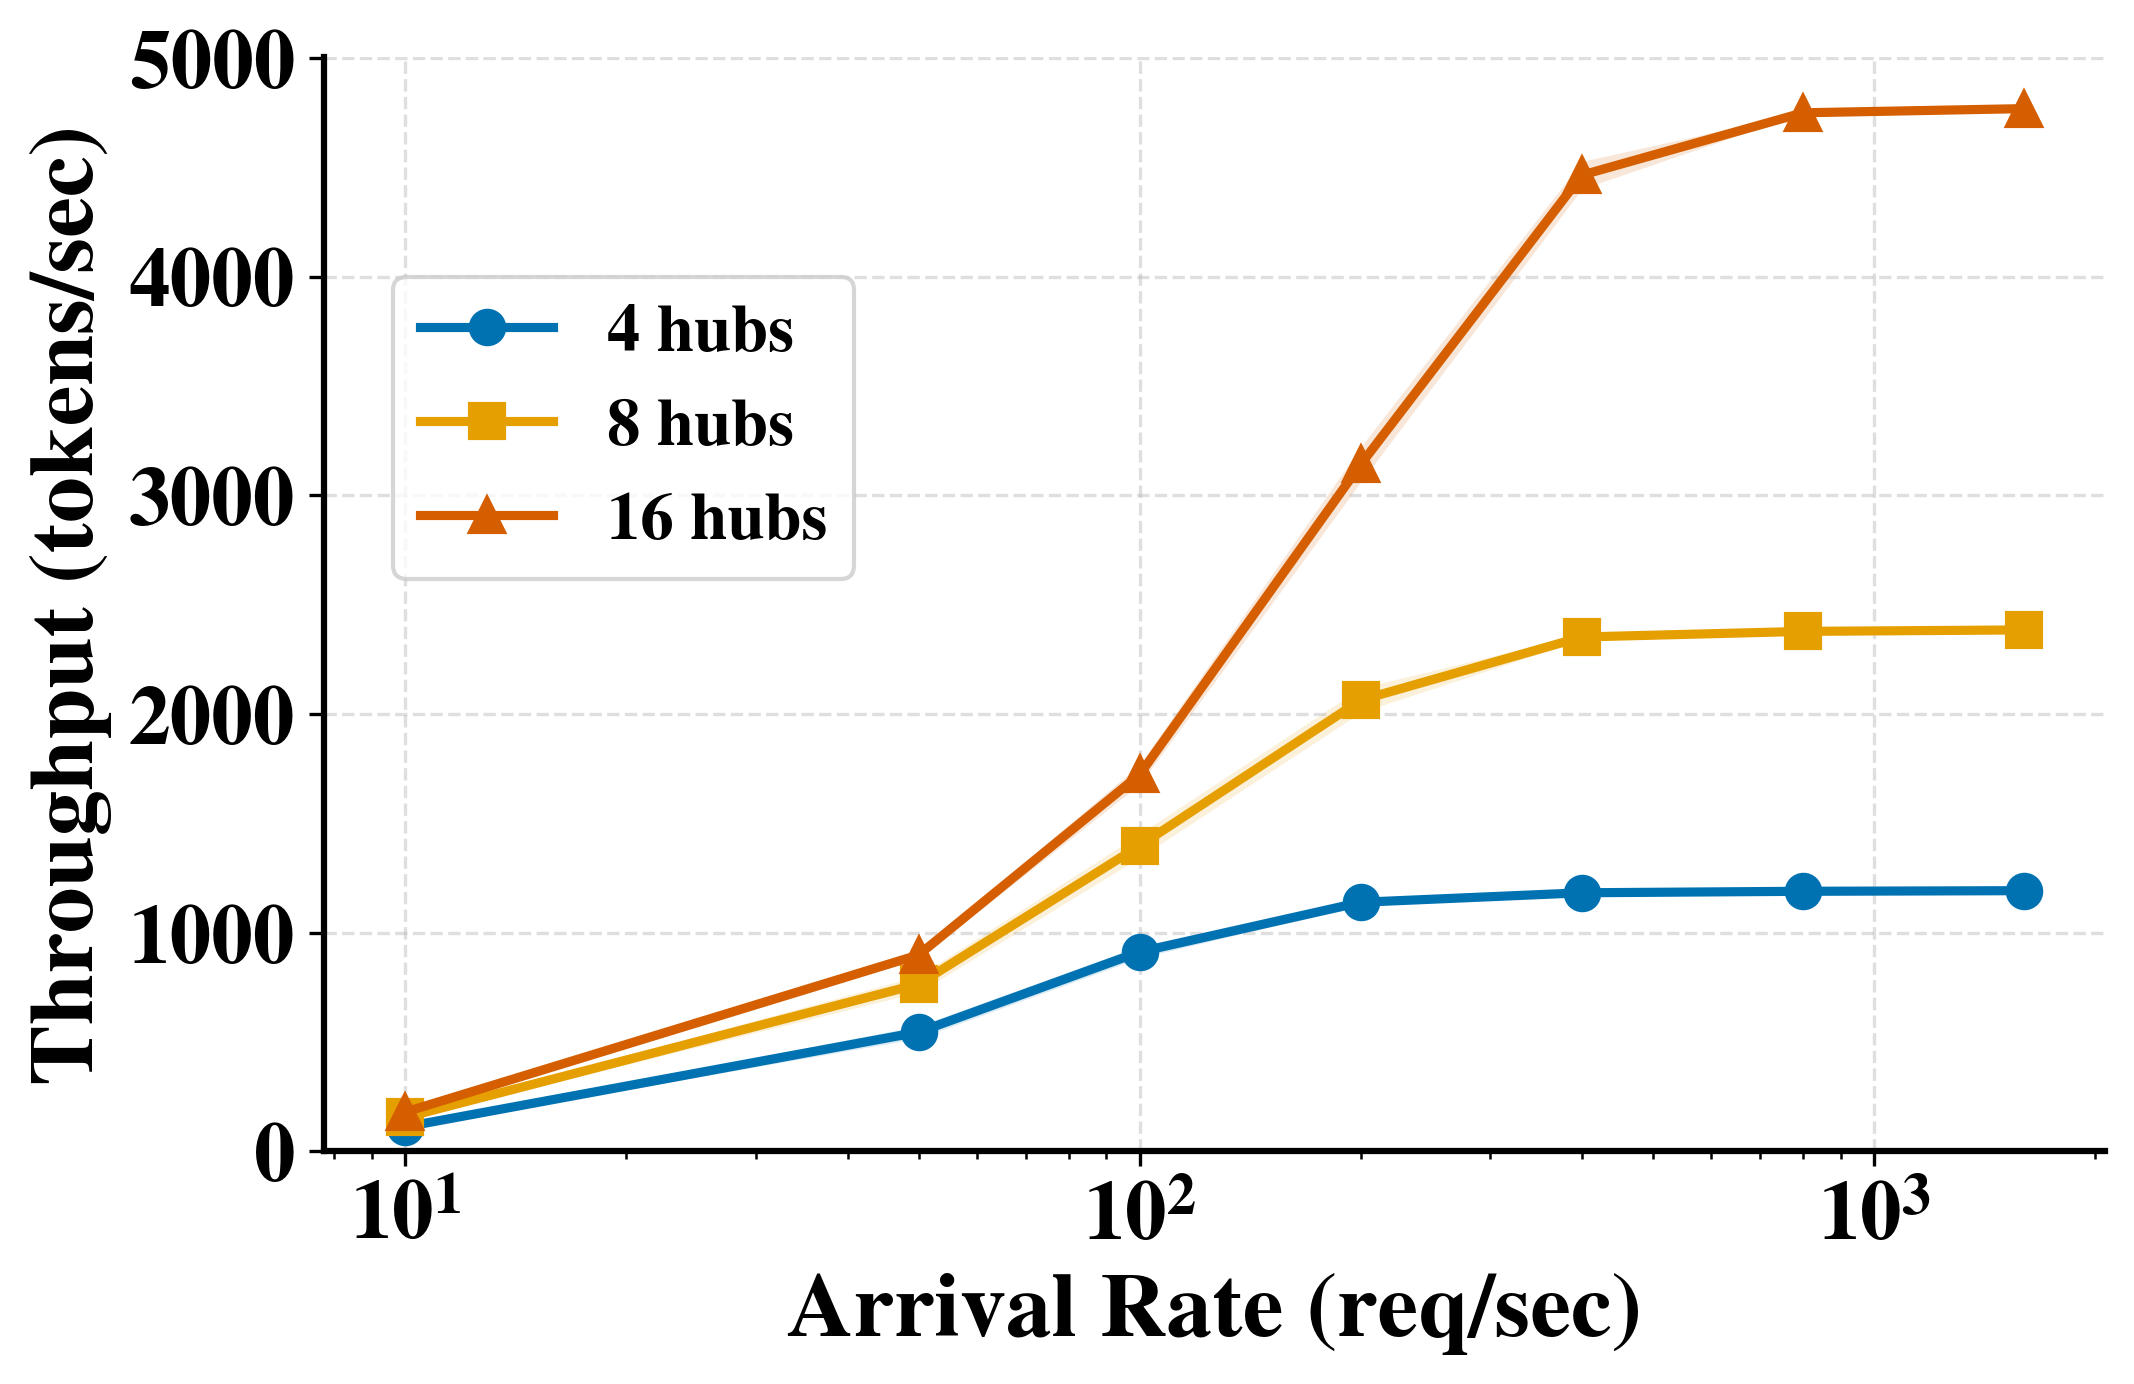

Generate this figure with Python:
"""
8.1_throughput_vs_arrival_rate_by_hubcount.py — edit-and-rerun figure
generator for the 8.1_throughput_vs_arrival_rate_by_hubcount figure
(system throughput vs. request arrival rate, one line per fleet size,
log-x, with 95% CI bands).

This does NOT read from simulation/results/ or touch any live component.
It reads only 8.1_throughput_vs_arrival_rate_by_hubcount_data.json
(sitting next to this script) so you can freely tweak figure size / font
size / colors below and rerun in seconds, without needing the simulator.

Usage:
    python 8.1_throughput_vs_arrival_rate_by_hubcount.py
    (or: prototype/.venv/bin/python simulation_figures/8.1_throughput_vs_arrival_rate_by_hubcount.py)

Output:
    8.1_throughput_vs_arrival_rate_by_hubcount.png   (next to this script
    — same filename as the figure used everywhere else; never renamed,
    PNG only, no PDF)
"""
import json
import os

import matplotlib
matplotlib.use("Agg")
import matplotlib.pyplot as plt

# ============================================================
#  EVERYTHING YOU'D WANT TO TRY-AND-ERROR IS IN THIS ONE BLOCK
# ============================================================

FIGURE_WIDTH_IN   = 7.0     # inches
FIGURE_HEIGHT_IN  = 4.5     # inches

FONT_FAMILY       = "serif"
FONT_NAME         = "Nimbus Roman"   # Times-New-Roman-compatible font that
                                     # actually HAS a real bold face on this
                                     # machine (fc-list | grep -i "nimbus roman").
                                     # Plain "Times New Roman" only has a
                                     # regular weight installed here, so
                                     # bold text silently falls back to
                                     # regular if you use that name instead.

BASE_FONT_SIZE    = 20       # font.size (fallback for anything not listed below)
AXIS_LABEL_SIZE   = 22       # x/y axis label text
TICK_LABEL_SIZE   = 20       # the numbers along each axis
LEGEND_FONT_SIZE  = 16       # legend entries

BOLD_EVERYTHING   = True     # axis labels, tick labels, legend text

SERIES_STYLE = {
    "hubs4":  {"color": "#0072B2", "marker": "o"},
    "hubs8":  {"color": "#E69F00", "marker": "s"},
    "hubs16": {"color": "#D55E00", "marker": "^"},
}
CI_BAND_ALPHA     = 0.15
LINE_WIDTH        = 2.2
MARKER_SIZE       = 8

GRID_ON           = True
GRID_ALPHA        = 0.4

LEGEND_LOC             = "upper left"
LEGEND_BBOX_TO_ANCHOR  = (0.02, 0.83)

SAVE_DPI          = 300

# ============================================================
#  END OF TRY-AND-ERROR BLOCK — nothing below this line needs
#  editing to change how the figure looks
# ============================================================

plt.rcParams.update({
    "font.family":        FONT_FAMILY,
    "font.serif":         [FONT_NAME],
    "font.size":          BASE_FONT_SIZE,
    "font.weight":        "bold" if BOLD_EVERYTHING else "normal",
    "axes.titlesize":     BASE_FONT_SIZE,
    "axes.titleweight":   "bold" if BOLD_EVERYTHING else "normal",
    "axes.labelsize":     AXIS_LABEL_SIZE,
    "axes.labelweight":   "bold" if BOLD_EVERYTHING else "normal",
    "xtick.labelsize":    TICK_LABEL_SIZE,
    "ytick.labelsize":    TICK_LABEL_SIZE,
    "legend.fontsize":    LEGEND_FONT_SIZE,
    "lines.linewidth":    LINE_WIDTH,
    "lines.markersize":   MARKER_SIZE,
    "figure.dpi":         200,
    "savefig.dpi":        SAVE_DPI,
    "savefig.bbox":       "tight",
    "axes.grid":          GRID_ON,
    "grid.linestyle":     "--",
    "grid.alpha":         GRID_ALPHA,
    "axes.spines.top":    False,
    "axes.spines.right":  False,
    "axes.linewidth":     1.5,
})

HERE = os.path.dirname(os.path.abspath(__file__))
DATA_PATH = os.path.join(HERE, "8.1_throughput_vs_arrival_rate_by_hubcount_data.json")
OUT_PNG = os.path.join(HERE, "8.1_throughput_vs_arrival_rate_by_hubcount.png")


def main():
    with open(DATA_PATH) as f:
        data = json.load(f)

    fig, ax = plt.subplots(figsize=(FIGURE_WIDTH_IN, FIGURE_HEIGHT_IN),
                            constrained_layout=True)

    for key in ("hubs4", "hubs8", "hubs16"):
        series = data[key]
        style = SERIES_STYLE[key]
        xs = series["arrival_rate"]
        ys = series["throughput_tps"]
        ax.plot(xs, ys, marker=style["marker"], color=style["color"],
                 label=series["label"])
        lo = series.get("throughput_tps_ci_lo")
        hi = series.get("throughput_tps_ci_hi")
        if lo and hi:
            ax.fill_between(xs, lo, hi, color=style["color"],
                             alpha=CI_BAND_ALPHA, linewidth=0)

    ax.set_xscale("log")
    ax.set_xlabel("Arrival Rate (req/sec)")
    ax.set_ylabel("Throughput (tokens/sec)")
    ax.set_ylim(bottom=0)
    ax.legend(loc=LEGEND_LOC, bbox_to_anchor=LEGEND_BBOX_TO_ANCHOR)

    fig.savefig(OUT_PNG, bbox_inches="tight", dpi=SAVE_DPI)
    plt.close(fig)
    print(f"Saved -> {OUT_PNG}")


if __name__ == "__main__":
    main()
